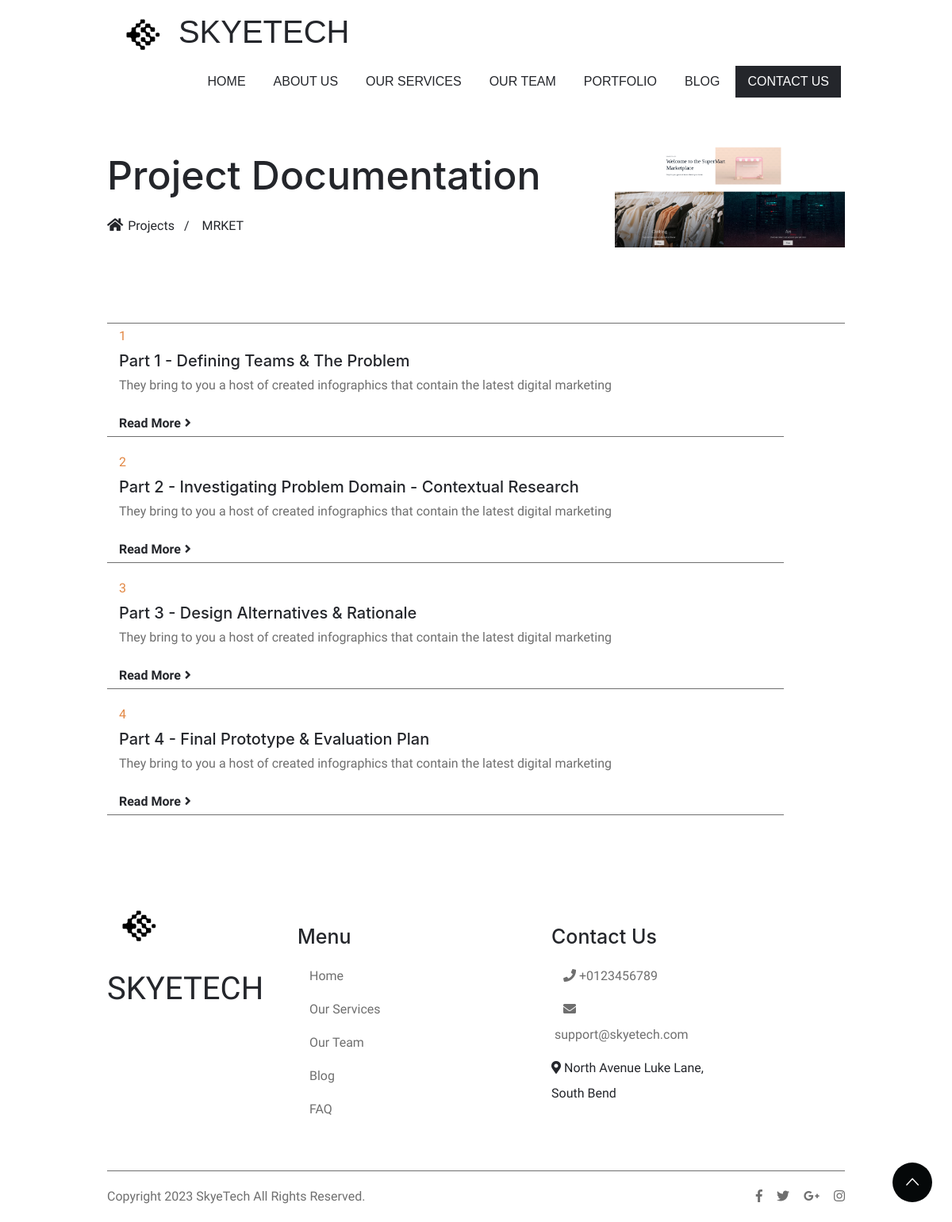
The page /project/documentation/mrket on the database its author committed.
### home/models.py (models this page shows, shortened)
class Project(models.Model):
    title=models.CharField(max_length=225)
    category=models.CharField(max_length=225, blank=True)
    description=models.TextField(blank=True)
    image=models.ImageField(upload_to='projects/', blank=True, null=True)
    slug=models.SlugField(unique=True, blank=True)
    url=models.URLField(blank=True)
    client=models.CharField(max_length=225, blank=True)
    updated=models.DateField(auto_now=True)
    def get_absolute_url(self):
        return reverse('project', kwargs={
            'slug': self.slug})

class Part(models.Model):
    project=models.ForeignKey(Project, on_delete=models.CASCADE, null=True)
    title=models.CharField(max_length=225)
    description=models.TextField(blank=True)
    url=models.URLField(blank=True)

### home/views.py (the view)
# urls.py: path('project/documentation/<slug:slug>',views.documentation, name='documentation'),
def documentation(request, slug):
    project=get_object_or_404(Project, slug=slug)
    parts=Part.objects.filter(project=project).order_by('title')
    context={
       'project':project,
       'parts':parts,
    }
    return render(request, 'documentation.html', context)

### templates/documentation.html (shortened to what this page needs)
{% extends "base.html" %}
{% load static %}
{% block content %}
<section class="iq-breadcrumb text-left">
<div class="container">
   <div class="row">
      <div class="col-lg-8 col-md-8 text-left mb-4 mb-lg-0 align-self-center">
         <h2 class="title">Project Documentation</h2>
         <nav aria-label="breadcrumb">
            <ol class="breadcrumb">
               <li class="breadcrumb-item"><a href="{% url 'portfolio' %}"><i class="fa fa-home" aria-hidden="true"></i>Projects</a></li>
               <li class="breadcrumb-item active"><a href="{{project.get_absolute_url}}">{{project.title}}</a></li>
            </ol>
         </nav>
      </div>
      <div class="col-lg-4 col-md-4 text-right">
         <img  src="{{project.image.url}}" class="img-fluid" alt="#"/>
      </div>
   </div>
</div>
</section>
<div class="main-content">
<section>
   <div class="container">
    <div class="border-bottom"></div>
    {% for part in parts %}
    <div class="col-lg-11 order-lg-1 order-2 border-bottom mb-3">
        <div class="iq-blog-box">
           <div class="iq-blog-detail">
              <div class="iq-blog-meta">
                 <ul>
                    <li class="list-inline-item">
                       <a href="#" class="main-color" rel="bookmark">{{forloop.counter}}</a>
                    </li>
                 </ul>
              </div>
              <div class="blog-title">
                 <a href="#">
                    <h5>{{part.title}}</h5>
                 </a>
              </div>
              <p>They bring to you a host of created infographics that contain the latest digital marketing </p>
              <a class="btn-link" href="{{part.url}}">Read More<i class="fa fa-angle-right" aria-hidden="true"></i></a>
           </div>
        </div>
     </div>
     {% endfor %}
   </div>
</section>
</div>
{% endblock %}

### static/css/typography.css (style rules this page uses)
body { font-weight: 500; font-style: normal; padding: 0; font-size: 1em; line-height: 2; color: #6f6f6f; }
a, .btn { -webkit-transition: all 0.5s ease-out 0s; -moz-transition: all 0.5s ease-out 0s; -ms-transition: all 0.5s ease-out 0s; -o-transition: all 0.5s ease-out 0s; transition: all 0.5s ease-out 0s; }
a, button, input { outline: medium none !important; color: #ffffff; }
h1, h2, h3, h4, h5, h6, .display-1 { font-family: 'SF Pro Display', sans-serif; color: #24262b; margin: 0; -ms-word-wrap: break-word; word-wrap: break-word; line-height: 1.5em; font-weight: 500; text-transform: capitalize; }
h2 { font-size: 2.441em; }
h5 { font-size: 1.25em; }
.container { max-width: 1170px; }
section { position: relative; background: #ffffff; padding: 100px 0; display: block; width: 100%; overflow: hidden; z-index: 999; }
ul { margin: 0px; padding: 0px; }
.main-color { color: #e28743; }
.btn-link { color: #24262b; font-weight: 600; }
.img-fluid { position: relative; }

### static/css/style.css (style rules this page uses)
.btn-link i { margin-left: 5px; }
.iq-breadcrumb { padding: 45px 0; z-index: 9; }
.iq-breadcrumb .title { font-size: 50px; }
.iq-breadcrumb nav { display: inline-block; margin-top: 0; }
.breadcrumb-item + .breadcrumb-item::before { padding-right: 1rem; }
.iq-breadcrumb.text-left .breadcrumb { z-index: 86; text-align: left; position: relative; color: #e28743; margin-bottom: 0; display: inline-block; width: 100%; padding: 10px 0; background: none; }
.iq-breadcrumb.text-left .breadcrumb li { display: inline-block; word-break: break-all; }
.iq-breadcrumb.text-left .breadcrumb li a i { font-size: 18px; margin-right: 6px; }
.iq-breadcrumb.text-left .breadcrumb li, .iq-breadcrumb.text-left .breadcrumb li a:hover { color: #e28743; text-decoration: none; }
.iq-breadcrumb.text-left .breadcrumb li a, .iq-breadcrumb.text-left .breadcrumb-item + .breadcrumb-item::before { color: #24262b; margin-bottom: 0; }
.border-bottom { border-bottom: 1px solid #6f6f6f !important; }

### static/css/responsive.css (style rules this page uses)
@media (min-width:576px) { .container { max-width: 540px } }
@media (min-width:768px) { .container { max-width: 720px } }
@media (min-width:992px) { .container { max-width: 960px } }
@media (max-width:1399px) { section { padding: 100px 0; } }
@media (max-width:1365px) { section { padding: 50px 0; } }

### templates/base.html (style rules this page uses)
body { font-family: 'Hedvig Letters Sans', 'SF Pro Display', 'DM Mono', 'Inter'; }
.img-fluid { object-fit: contain; }

### rows shown on the page
Project: title "MRKET", image (picture)
Part: title "Part 1 - Defining Teams & The Problem"
Part: title "Part 2 - Investigating Problem Domain - Contextual Research"
Part: title "Part 3 - Design Alternatives & Rationale"
Part: title "Part 4 - Final Prototype & Evaluation Plan"
